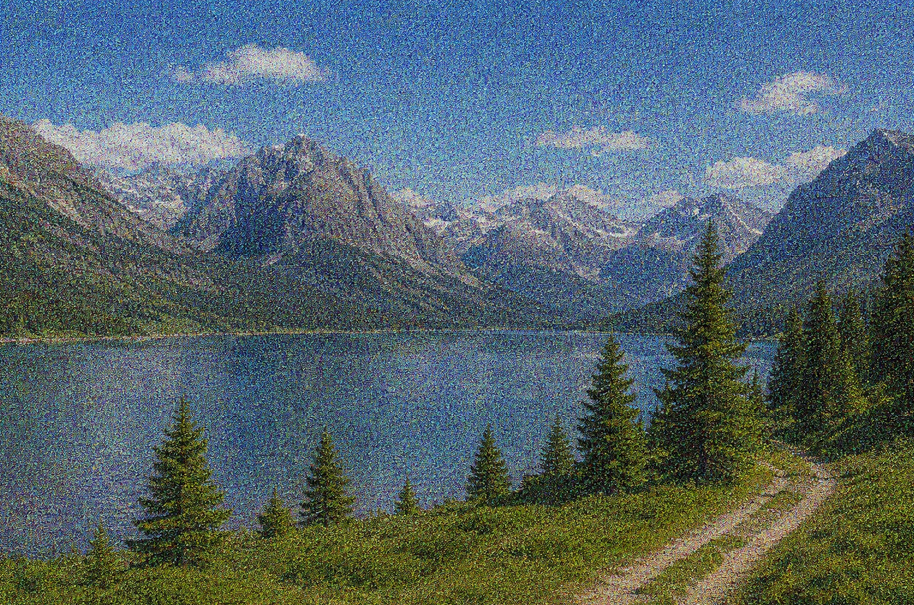
#> input picture image.png, 914 x 605 px, given in place of the camera
$ python 6.py
#> lines starting #> are read from the running program, lines starting #| are printed output that depends on the picture
import cv2 as c

cap = c.VideoCapture(0)

blur_val = 3

while True:
    ret, frame = cap.read()
#> frame is the input picture: shape (605, 914, 3); mean B, G, R 107.7, 101.7, 84.6
    if not ret:
        break

    gray = c.cvtColor(frame, c.COLOR_BGR2GRAY)
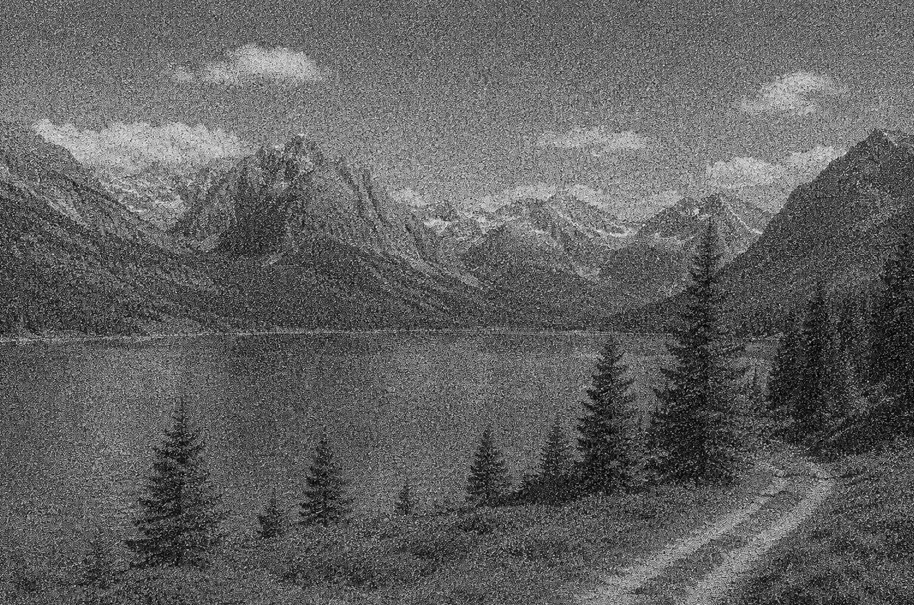
#> gray: shape (605, 914); min 0, max 245, mean 97.3

    key = c.waitKey(1) & 0xFF
#> (key q is pressed here)

    if key == ord('w'):
        blur_val += 2
    elif key == ord('s'):
        blur_val -= 2


    if blur_val < 3:
        blur_val = 3
    if blur_val % 2 == 0:
        blur_val += 1

    blurred = c.GaussianBlur(gray, (blur_val, blur_val), 0)
    edges = c.Canny(blurred, 50, 150)
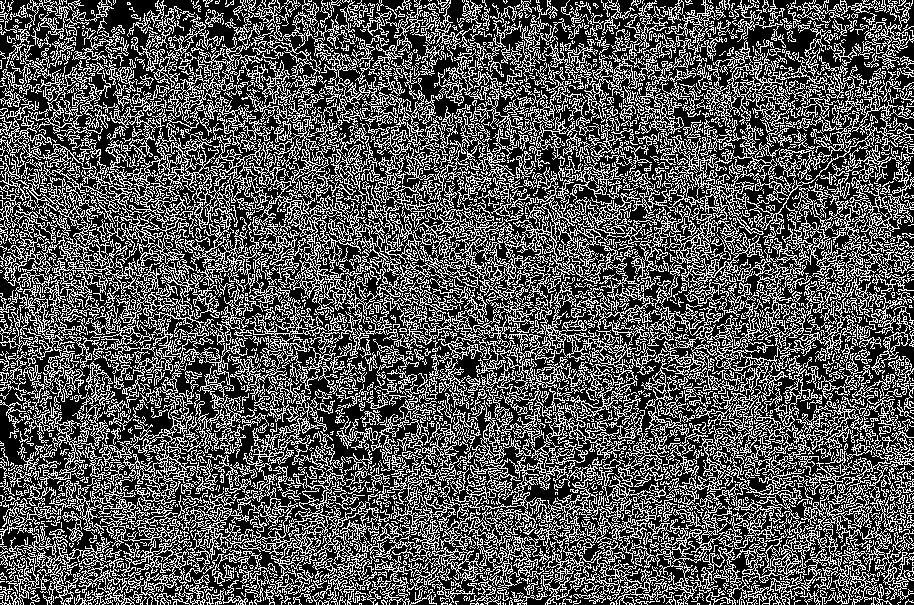
#> edges: shape (605, 914); 33.6% white in thin lines or dots

    c.imshow("Edges", edges)

    if key == ord('q'):
        break

cap.release()
c.destroyAllWindows()
